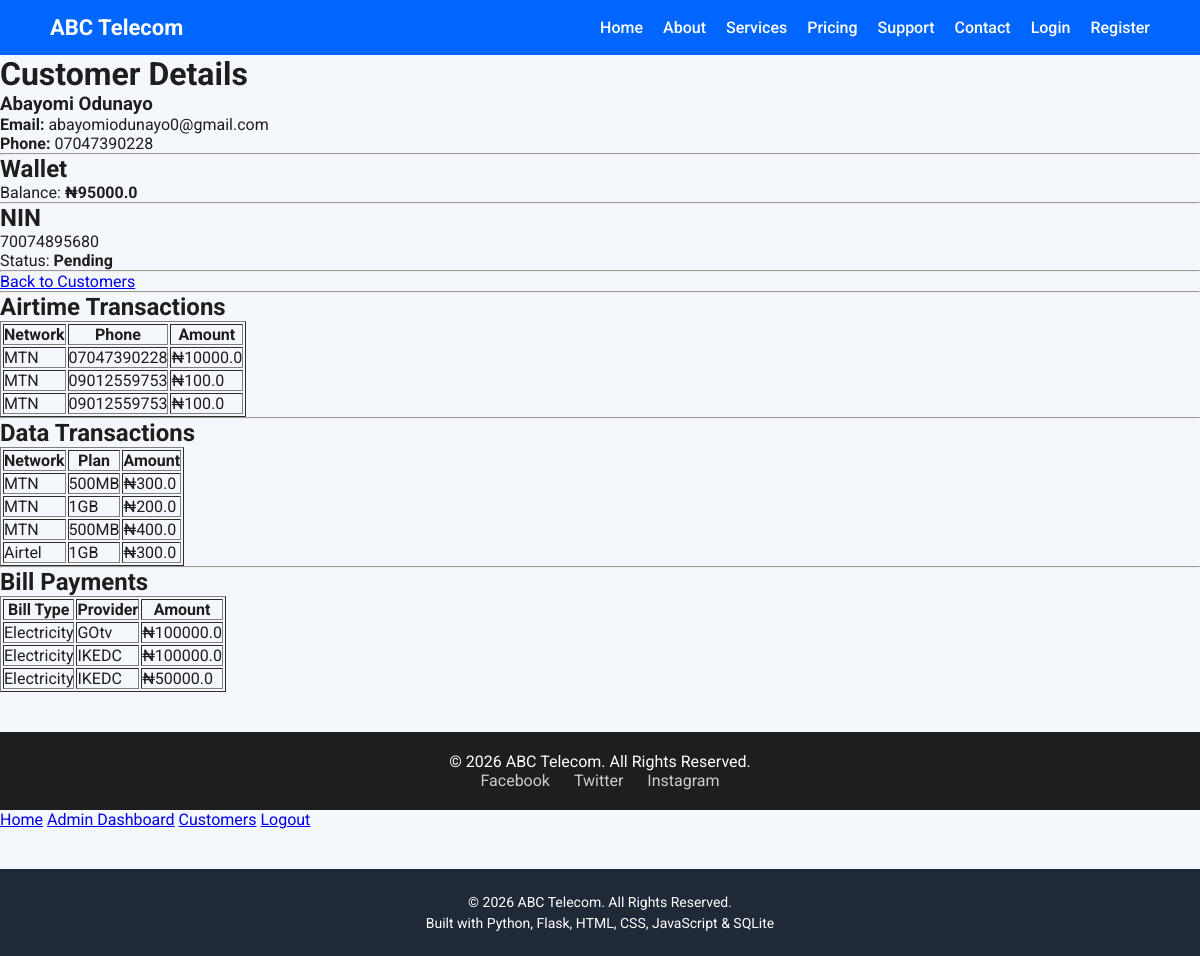
Screenshot of /admin/customer/1 (signed in) with the database file from the repository.
### tables this page shows
CREATE TABLE users(
    id INTEGER PRIMARY KEY AUTOINCREMENT,
    fullname TEXT NOT NULL,
    email TEXT UNIQUE NOT NULL,
    phone TEXT NOT NULL,
    password_hash TEXT NOT NULL,
    created_at TIMESTAMP DEFAULT CURRENT_TIMESTAMP
);

CREATE TABLE wallets (
    id INTEGER PRIMARY KEY AUTOINCREMENT,
    user_id INTEGER UNIQUE NOT NULL,
    balance REAL NOT NULL DEFAULT 0,
    FOREIGN KEY (user_id) REFERENCES users(id)
);

CREATE TABLE nin_registration (
    id INTEGER PRIMARY KEY AUTOINCREMENT,
    user_id INTEGER UNIQUE NOT NULL,
    nin TEXT NOT NULL,
    status TEXT NOT NULL DEFAULT 'Pending',
    created_at TIMESTAMP DEFAULT CURRENT_TIMESTAMP,
    FOREIGN KEY (user_id) REFERENCES users(id)
);

CREATE TABLE airtime_transactions (
    id INTEGER PRIMARY KEY AUTOINCREMENT,
    user_id INTEGER NOT NULL,
    network TEXT NOT NULL,
    phone TEXT NOT NULL,
    amount REAL NOT NULL,
    status TEXT NOT NULL DEFAULT 'Successful',
    transaction_date TIMESTAMP DEFAULT CURRENT_TIMESTAMP,
    FOREIGN KEY (user_id) REFERENCES users(id)
);

CREATE TABLE data_transactions (
    id INTEGER PRIMARY KEY AUTOINCREMENT,
    user_id INTEGER NOT NULL,
    network TEXT NOT NULL,
    data_plan TEXT NOT NULL,
    amount REAL NOT NULL,
    status TEXT NOT NULL DEFAULT 'Successful',
    transaction_date TIMESTAMP DEFAULT CURRENT_TIMESTAMP,
    FOREIGN KEY (user_id) REFERENCES users(id)
);

CREATE TABLE bill_transactions (
    id INTEGER PRIMARY KEY AUTOINCREMENT,
    user_id INTEGER NOT NULL,
    bill_type TEXT NOT NULL,
    provider TEXT NOT NULL,
    customer_number TEXT NOT NULL,
    amount REAL NOT NULL,
    status TEXT NOT NULL DEFAULT 'Successful',
    transaction_date TIMESTAMP DEFAULT CURRENT_TIMESTAMP,
    FOREIGN KEY (user_id) REFERENCES users(id)
);

### app.py (the view)
@app.route("/admin/customer/<int:user_id>")
def admin_customer(user_id):
    if "admin" not in session:
        return redirect(url_for("admin_login"))
    conn = get_db_connection()
    user = conn.execute(
        "SELECT * FROM users WHERE id=?",
        (user_id,)
    ).fetchone()
    wallet = conn.execute(
        "SELECT * FROM wallets WHERE user_id=?",
        (user_id,)
    ).fetchone()
    nin = conn.execute(
        "SELECT * FROM nin_registration WHERE user_id=?",
        (user_id,)
    ).fetchone()
    airtime = conn.execute(
        "SELECT * FROM airtime_transactions WHERE user_id = ? ORDER BY id DESC",
        (user_id,)
    ).fetchall()
    data = conn.execute(
        "SELECT * FROM data_transactions WHERE user_id = ? ORDER BY id DESC",
        (user_id,)
    ).fetchall()
    bills = conn.execute(
        "SELECT * FROM bill_transactions WHERE user_id = ? ORDER BY id DESC",
        (user_id,)
    ).fetchall()
    conn.close()
    return render_template(
        "admin_customer.html",
        user=user,
        wallet=wallet,
        nin=nin,
        airtime=airtime,
        data=data,
        bills=bills
    )

### database.py (called while the page is built)
def get_db_connection():
    conn = sqlite3.connect(DATABASE)
    conn.row_factory = sqlite3.Row
    return conn

### templates/admin_customer.html
{% extends "base.html" %}
{% block content %}
<h1>Customer Details</h1>
<h3>{{ user["fullname"] }}</h3>
<p><strong>Email:</strong> {{ user["email"] }}</p>
<p><strong>Phone:</strong> {{ user["phone"] }}</p>
<hr>
<h2>Wallet</h2>
<p>Balance:
<strong>₦{{ wallet["balance"] if wallet else 0 }}</strong>
</p>
<hr>
<h2>NIN</h2>
{% if nin %}
<p>{{ nin["nin"] }}</p>
<p>Status:
<strong>{{ nin["status"] }}</strong>
</p>
{% else %}
<p>No NIN Registered</p>
{% endif %}
<hr>
<a href="{{ url_for('admin_users') }}">
Back to Customers
</a>
<hr>
<h2>Airtime Transactions</h2>
{% if airtime %}
<table border="1" cellpadding="8">
<tr>
    <th>Network</th>
    <th>Phone</th>
    <th>Amount</th>
</tr>
{% for item in airtime %}
<tr>
    <td>{{ item["network"] }}</td>
    <td>{{ item["phone"] }}</td>
    <td>₦{{ item["amount"] }}</td>
</tr>
{% endfor %}
</table>
{% else %}
<p>No airtime transactions.</p>
{% endif %}
<hr>
<h2>Data Transactions</h2>
{% if data %}
<table border="1" cellpadding="8">
<tr>
    <th>Network</th>
    <th>Plan</th>
    <th>Amount</th>
</tr>
{% for item in data %}
<tr>
    <td>{{ item["network"] }}</td>
    <td>{{ item["data_plan"] }}</td>
    <td>₦{{ item["amount"] }}</td>
</tr>
{% endfor %}
</table>
{% else %}
<p>No data transactions.</p>
{% endif %}
<hr>
<h2>Bill Payments</h2>
{% if bills %}
<table border="1" cellpadding="8">
<tr>
    <th>Bill Type</th>
    <th>Provider</th>
    <th>Amount</th>
</tr>
{% for item in bills %}
<tr>
    <td>{{ item["bill_type"] }}</td>
    <td>{{ item["provider"] }}</td>
    <td>₦{{ item["amount"] }}</td>
</tr>
{% endfor %}
</table>
{% else %}
<p>No bill payment transactions.</p>
{% endif %}
{% endblock %}

### templates/base.html (shortened to what this page needs)
<!DOCTYPE html>
<html lang="en">
<head>
    <link rel="stylesheet" href="{{ url_for('static', filename='css/style.css') }}">
</head>
<body>
<header>
    <nav class="navbar">
        <div class="logo">ABC Telecom</div>
        <ul class="nav-links">
            <li><a href="/">Home</a></li>
            <li><a href="/about">About</a></li>
            <li><a href="/services">Services</a></li>
            <li><a href="/pricing">Pricing</a></li>
            <li><a href="/support">Support</a></li>
            <li><a href="/contact">Contact</a></li>
            {% if session.get('user_id') %}
                <li><a href="/dashboard">Dashboard</a></li>
                <li><a href="/logout">Logout</a></li>
            {% else %}
                <li><a href="/login">Login</a></li>
                <li><a href="/register">Register</a></li>
            {% endif %}
        </ul>
    </nav>
    </header>
<main>
    {% block content %}
    {% endblock %}
</main>
<footer>
    <p>© 2026 ABC Telecom. All Rights Reserved.</p>
    <div class="socials">
        <a href="#">Facebook</a>
        <a href="#">Twitter</a>
        <a href="#">Instagram</a>
    </div>
</footer>
<nav>
    <a href="{{ url_for('home') }}">Home</a>
    {% if session.get("user_id") %}
        <a href="{{ url_for('dashboard') }}">Dashboard</a>
        <a href="{{ url_for('wallet') }}">Wallet</a>
        <a href="{{ url_for('transactions') }}">Transactions</a>
        <a href="{{ url_for('profile') }}">Profile</a>
        <a href="{{ url_for('logout') }}">Logout</a>
    {% elif session.get("admin") %}
        <a href="{{ url_for('admin_dashboard') }}">Admin Dashboard</a>
        <a href="{{ url_for('admin_users') }}">Customers</a>
        <a href="{{ url_for('logout') }}">Logout</a>
    {% else %}
        <a href="{{ url_for('login') }}">Login</a>
        <a href="{{ url_for('register') }}">Register</a>
    {% endif %}
</nav>
<footer class="footer">
    <p>&copy; 2026 ABC Telecom. All Rights Reserved.</p>
    <p>Built with Python, Flask, HTML, CSS, JavaScript & SQLite</p>
</footer>
</body>
</html>

### static/css/style.css (style rules this page uses)
* { margin: 0; padding: 0; box-sizing: border-box; font-family: 'Roboto', sans-serif; }
body { background: #f4f7fc; color: #1e1e1e; }
.navbar { display: flex; justify-content: space-between; align-items: center; padding: 15px 50px; background: #0066ff; color: white; position: sticky; top: 0; z-index: 1000; }
.logo { font-size: 22px; font-weight: bold; }
.nav-links { list-style: none; display: flex; gap: 20px; }
.nav-links a { color: white; text-decoration: none; font-weight: 500; }
footer { background: #1e1e1e; color: white; text-align: center; padding: 20px; margin-top: 40px; }
footer .socials a { color: #ccc; margin: 0 10px; text-decoration: none; }
.footer { margin-top:40px; padding:20px; text-align:center; background:#1f2937; color:white; font-size:14px; }
.footer p { margin:5px 0; }

### rows the page displays
users: fullname "Abayomi Odunayo", email "abayomiodunayo0@gmail.com", phone "07047390228"
wallets: balance "95000.0"
nin_registration: nin "70074895680", status "Pending"
airtime_transactions: network "MTN", phone "07047390228", amount "10000.0"
airtime_transactions: network "MTN", phone "09012559753", amount "100.0"
airtime_transactions: network "MTN", phone "09012559753", amount "100.0"
data_transactions: network "MTN", data_plan "500MB", amount "300.0"
data_transactions: network "MTN", data_plan "1GB", amount "200.0"
data_transactions: network "MTN", data_plan "500MB", amount "400.0"
data_transactions: network "Airtel", data_plan "1GB", amount "300.0"
bill_transactions: bill_type "Electricity", provider "GOtv", amount "100000.0"
bill_transactions: bill_type "Electricity", provider "IKEDC", amount "100000.0"
bill_transactions: bill_type "Electricity", provider "IKEDC", amount "50000.0"
